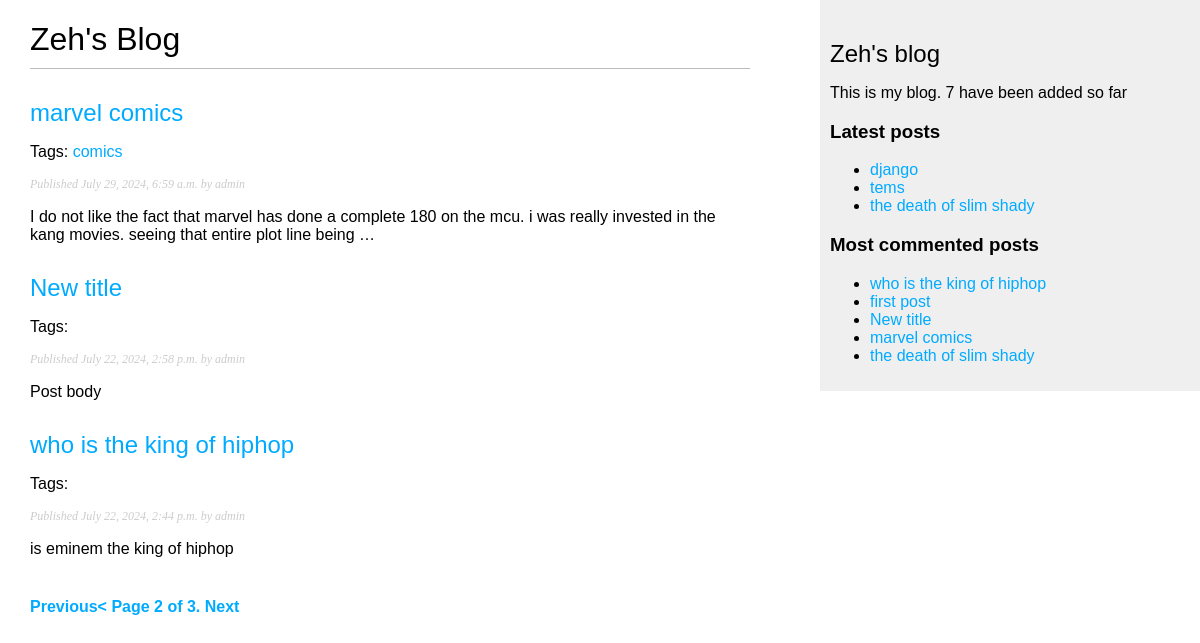
The page /blogs/?page=2 on the database its author committed.
### blogs/models.py (models this page shows, shortened)
class Post(models.Model):
    class Status(models.TextChoices):
        DRAFT = 'DF', 'DRAFT'
        PUBLISHED = 'PB', 'PUBLISHED'
    title = models.CharField(max_length=255)
    slug = models.SlugField(max_length=255,
                            unique_for_date='publish')
    author = models.ForeignKey(
        settings.AUTH_USER_MODEL,
        on_delete=models.CASCADE,
        related_name='blog_posts'
    )
    body = models.TextField()
    publish = models.DateTimeField(default=timezone.now)
    created_at = models.DateTimeField(auto_now_add=True)
    updated_at = models.DateTimeField(auto_now=True)
    status = models.CharField(
        max_length=2,
        choices=Status,
        default=Status.DRAFT
    )
    tags = TaggableManager()
    objects = models.Manager() # The default manager.
    published = PublishedManager() # Our custom manager.
    class Meta:
        ordering = ['-publish']
        indexes = [
            models.Index(fields=['-publish']),
        ]
    def get_absolute_url(self):
        return reverse(
        'blogs:post_detail',
        args=[
            self.publish.year,
            self.publish.month,
            self.publish.day,
            self.slug
            ]
        )

### blogs/views.py (the view)
# urls.py: path('', views.post_list, name='post_list'),
def post_list(request, tag_slug=None):
    post_list = Post.published.all()
    tag=None
    try:
        if tag_slug:
            tag = get_object_or_404(Tag, slug=tag_slug)
            post_list = post_list.filter(tags__in=[tag])
    except exception as e:
        return f"error: {e}"
    paginator = Paginator(post_list, 3)
    page_number = request.GET.get('page', 1)
    try:
        posts = paginator.page(page_number)
    except PageNotAnInteger:
        posts = paginator.page(1)
    except EmptyPage:
        posts = paginator.page(paginator.num_pages)
    return render(request, 'blogs/post/list.html', {'posts': posts, 'tag': tag})

### blogs/models.py (called while the page is built)
    def get_queryset(self):
        return (
            super().get_queryset().filter(status=Post.Status.PUBLISHED)
        )

### blogs/templatetags/blog_tags.py (called while the page is built)
@register.simple_tag
def total_posts():
    return Post.published.count()

@register.inclusion_tag('blogs/post/latest_posts.html')
def show_latest_posts(count=5):
    latest_posts = Post.published.order_by('-publish')[:count]
    return {'latest_posts': latest_posts}

@register.simple_tag
def get_most_commented_posts(count=5):
    return Post.published.annotate(
        total_comments=Count('comments')
    ).order_by('-total_comments')[:count]

@register.filter(name='markdown')
def markdown_format(text):
    return mark_safe(markdown.markdown(text))

### blogs/templates/blogs/post/list.html (shortened to what this page needs)
{% extends "blogs/base.html" %}
{% load blog_tags %}
{% block content %}
    <h1>Zeh's Blog</h1>
    {% for post in posts %}
        <h2>
<a href="{{ post.get_absolute_url }}">
            {{ post.title }}
    </a>
</h2>
<p class="tags">Tags: {% for tag in post.tags.all %}
    <a href="{% url "blogs:post_list_by_tag" tag.slug %}">
    {{ tag.name }}
    </a>{% if not forloop.last %}, {% endif %}
    {% endfor %}</p>
<p class="date">
    Published {{ post.publish }} by {{ post.author }}
</p>
    {{ post.body|markdown|truncatewords_html:30}}
{% endfor %}
{% include "pagination.html" with page=posts %}
{% endblock %}

### blogs/templates/blogs/base.html (shortened to what this page needs)
{% load blog_tags %}
{% load static %}
<!DOCTYPE html>
<html>
<head>
<link href="{% static "css/blog.css" %}" rel="stylesheet">
</head>
<body>
<div id="content">
{% block content %}
{% endblock %}
</div>
<div id="sidebar">
<h2>Zeh's blog</h2>
<p>This is my blog.
   {% total_posts%} have been added so far
</p>
<h3>Latest posts</h3>
{% show_latest_posts 3 %}
<h3>Most commented posts</h3>
{% get_most_commented_posts as most_commented_posts %}
<ul>
{% for post in most_commented_posts %}
<li>
<a href="{{ post.get_absolute_url }}">{{ post.title }}</a>
</li>
{% endfor %}
</ul>
</div>
</body>
</html>

### blogs/templates/blogs/post/latest_posts.html
<ul>
    {% for post in latest_posts %}
    <li>
    <a href="{{ post.get_absolute_url }}">{{ post.title }}</a>
    </li>
    {% endfor %}
</ul>

### blogs/static/css/blog.css (style rules this page uses)
body { margin:0; padding:0; font-family:helvetica, sans-serif; }
a { color:#00abff; text-decoration:none; }
h1 { font-weight:normal; border-bottom:1px solid #bbb; padding:0 0 10px 0; }
h2 { font-weight:normal; margin:30px 0 0; }
#content { float:left; width:60%; padding:0 0 0 30px; }
#sidebar { float:right; width:30%; padding:10px; background:#efefef; height:100%; }
p.date { color:#ccc; font-family: georgia, serif; font-size: 12px; font-style: italic; }

### rows shown on the page
Post: title "marvel comics", publish "July 29, 2024, 6:59 a.m.", author "admin", body "I do not like the fact that marvel has done a complete 180 on the mcu. i was really invested in the kang movies. seeing that entire plot line being …"
Tag: name "comics"
Post: title "New title", publish "July 22, 2024, 2:58 p.m.", author "admin", body "Post body"
Post: title "who is the king of hiphop", publish "July 22, 2024, 2:44 p.m.", author "admin", body "is eminem the king of hiphop"
Post: title "django"
Post: title "tems"
Post: title "the death of slim shady"
Post: title "first post"

### other values the page prints
{{ page.number }} "2"
{{ page.paginator.num_pages }} "3"
